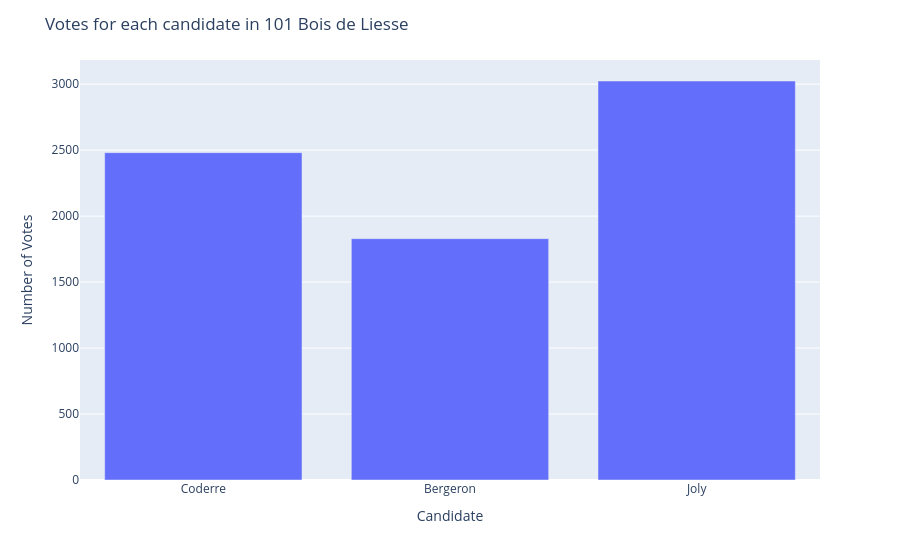

Source (notebook cell):
### Markdown cell above
#### &#9989; **Question 2.3 (6 points)**: Using plotly, create a figure that visualizes your data (or at least some parts of your data). Make sure there are appropriate labels like title, x-axis, and y-axis, etc.

### Code cell
# Put your code here  
import plotly.express as px

coderre_votes = my_plotly_data.iloc[:,1]
bergeron_votes = my_plotly_data.iloc[:,2]
joly_votes = my_plotly_data.iloc[:,3]
district = my_plotly_data.iloc[:,0]
fig = px.bar(x=["Coderre", "Bergeron", "Joly"], y=[coderre_votes[0], bergeron_votes[0], joly_votes[0]])
fig.update_layout(title=f"Votes for each candidate in {district[0].replace('-', ' ')}")
fig.update_xaxes(title_text="Candidate")
fig.update_yaxes(title_text="Number of Votes")

### Figure 1 — Plotly figure (JSON) as saved in the notebook; plotly's stock layout.template omitted (floating-point values rounded to 4 significant figures)
{"data": [{"alignmentgroup": "True", "hovertemplate": "x=%{x}<br>y=%{y}<extra></extra>", "legendgroup": "", "marker": {"color": "#636efa", "pattern": {"shape": ""}}, "name": "", "offsetgroup": "", "orientation": "v", "showlegend": false, "textposition": "auto", "type": "bar", "x": ["Coderre", "Bergeron", "Joly"], "xaxis": "x", "y": [2481, 1829, 3024], "yaxis": "y"}], "layout": {"barmode": "relative", "legend": {"tracegroupgap": 0}, "margin": {"t": 60}, "title": {"text": "Votes for each candidate in 101 Bois de Liesse"}, "xaxis": {"anchor": "y", "domain": [0, 1], "title": {"text": "Candidate"}}, "yaxis": {"anchor": "x", "domain": [0, 1], "title": {"text": "Number of Votes"}}}}
